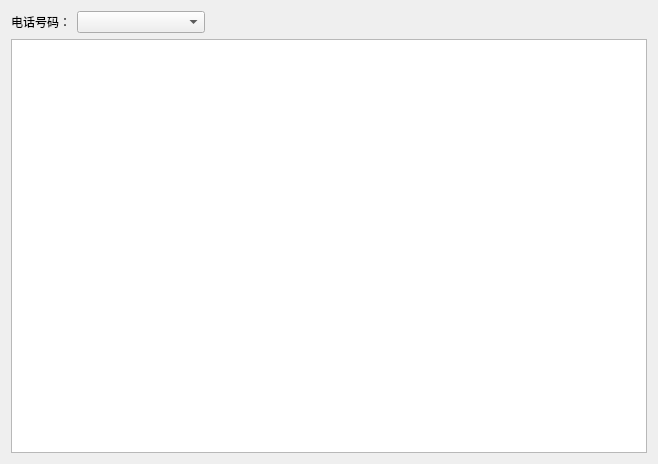
<?xml version="1.0" encoding="UTF-8"?>
<ui version="4.0">
 <class>WindowTable</class>
 <widget class="QMainWindow" name="WindowTable">
  <property name="geometry">
   <rect>
    <x>0</x>
    <y>0</y>
    <width>658</width>
    <height>464</height>
   </rect>
  </property>
  <property name="sizePolicy">
   <sizepolicy hsizetype="Expanding" vsizetype="Expanding">
    <horstretch>0</horstretch>
    <verstretch>0</verstretch>
   </sizepolicy>
  </property>
  <property name="windowTitle">
   <string>通讯记录详单</string>
  </property>
  <property name="layoutDirection">
   <enum>Qt::LeftToRight</enum>
  </property>
  <property name="animated">
   <bool>false</bool>
  </property>
  <widget class="QWidget" name="centralWidget">
   <layout class="QVBoxLayout" name="verticalLayout_2">
    <item>
     <layout class="QVBoxLayout" name="verticalLayout">
      <item>
       <layout class="QHBoxLayout" name="horizontalLayout">
        <item>
         <widget class="QLabel" name="label">
          <property name="text">
           <string>电话号码：</string>
          </property>
         </widget>
        </item>
        <item>
         <widget class="QComboBox" name="comboBox">
          <property name="sizePolicy">
           <sizepolicy hsizetype="Minimum" vsizetype="Fixed">
            <horstretch>0</horstretch>
            <verstretch>0</verstretch>
           </sizepolicy>
          </property>
          <property name="minimumSize">
           <size>
            <width>128</width>
            <height>0</height>
           </size>
          </property>
         </widget>
        </item>
        <item>
         <spacer name="horizontalSpacer">
          <property name="orientation">
           <enum>Qt::Horizontal</enum>
          </property>
          <property name="sizeHint" stdset="0">
           <size>
            <width>40</width>
            <height>20</height>
           </size>
          </property>
         </spacer>
        </item>
       </layout>
      </item>
      <item>
       <widget class="QTableView" name="tableView"/>
      </item>
     </layout>
    </item>
   </layout>
  </widget>
 </widget>
 <layoutdefault spacing="6" margin="11"/>
 <connections/>
</ui>
